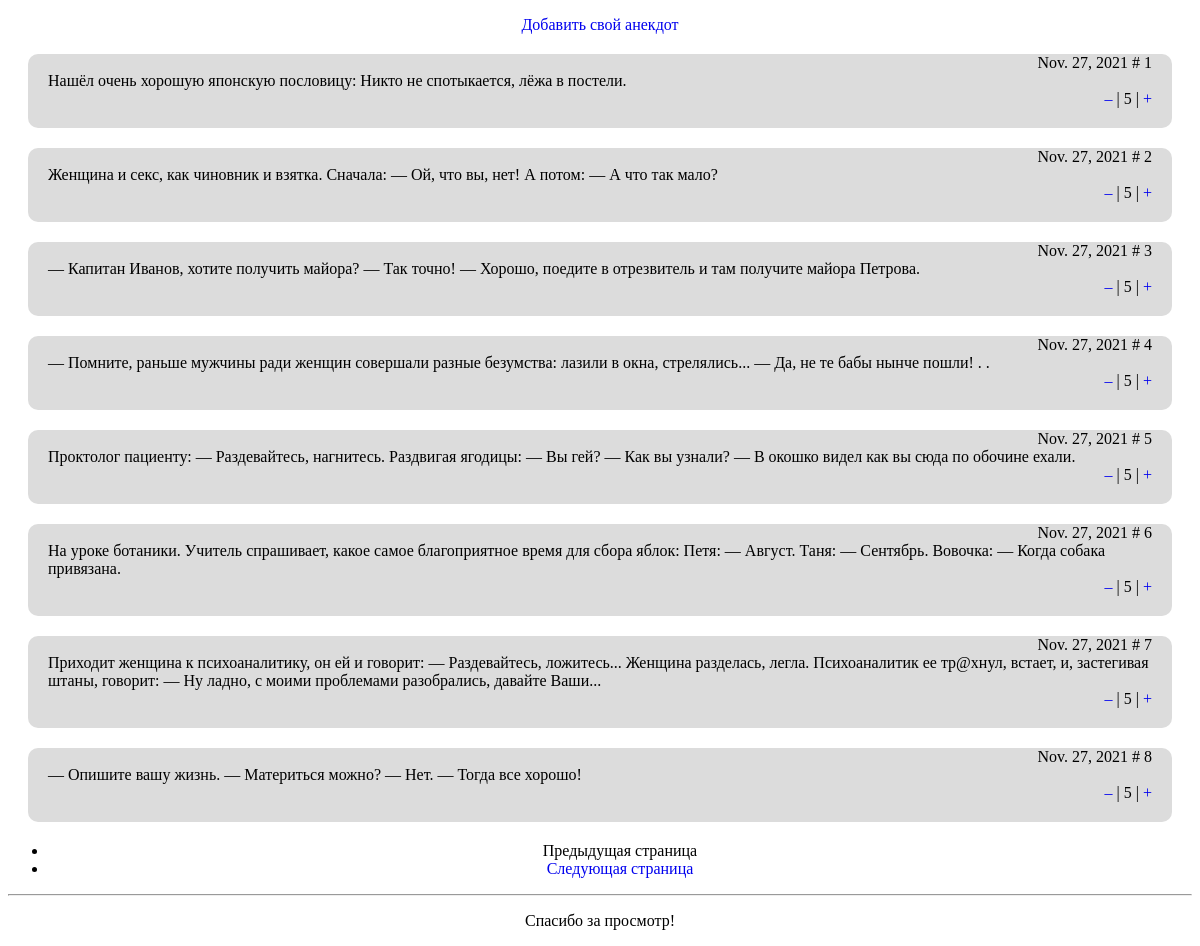
The app's page /, older data.
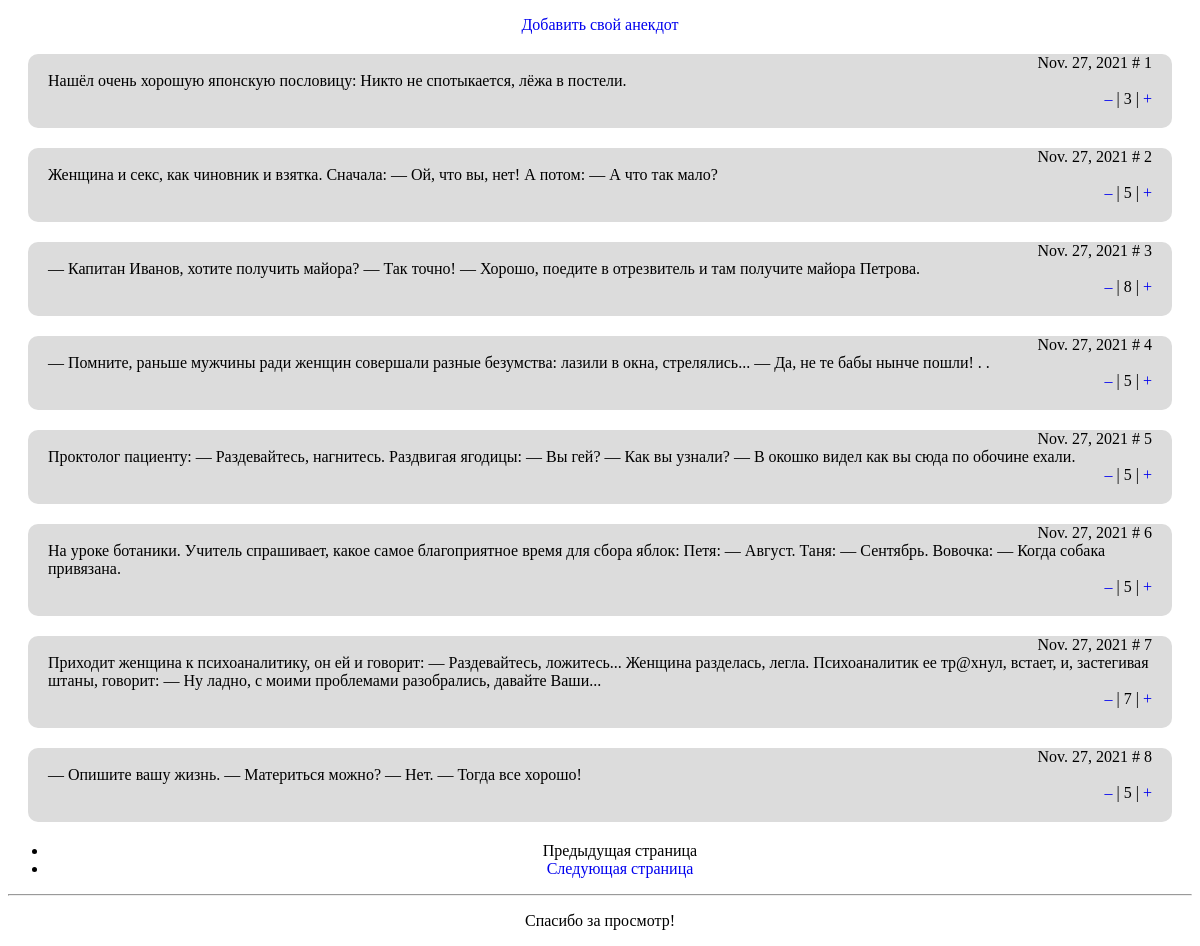
The same page, newer data.
### blog/models.py (models this page shows)
class Jokes(models.Model):
    joke_text = models.CharField(verbose_name = "Текст шутки", max_length = 500)
    joke_rating = models.IntegerField(default = 0)
    date_of_creation = models.DateTimeField(auto_now_add=True)

### blog/views.py (the view)
# urls.py: path('', views.index, name='index'),
def index(request):
    jokes_list = Jokes.objects.all()
    paginator = Paginator(jokes_list, 8)
    page = request.GET.get('page')
    try:
        jokes_pages = paginator.page(page)
    except PageNotAnInteger:
        jokes_pages = paginator.page(1)
    template = loader.get_template('blog/index.html')
    context = {
        'jokes_pages': jokes_pages,
    }
    return HttpResponse(template.render(context, request))

### blog/templates/blog/index.html
{% extends "blog/base.html" %}
{% block content %}
<p class="center"><a href="{% url 'add_a_joke' %}">Добавить свой анекдот</a></p>
    {% if jokes_pages %}
        {% for joke in jokes_pages %}
            <div class="container">
                <div class="right-align">{{ joke.date_of_creation.date }} # {{joke.id}}</div>
                <div>{{joke.joke_text}}</div>
                <div class="right-align"><a href="pass" shape="None">&#8211</a> | {{joke.joke_rating}} | <a href="pass">+</a></div>
            </div>
        {% endfor %}
        <ul class = "center">
            {% if jokes_pages.has_previous %}
                <li><a href = "?page={{ jokes_pages.previous_page_number }}">Предыдущая страница</a></li>
                {% else %}
                <li><a title = "Предыдущей страницы нет">Предыдущая страница</a></li>
                {% endif %}
            {% if jokes_pages.has_next %}
                <li><a href = "?page={{ jokes_pages.next_page_number }}">Следующая страница</a></li>
                {% else %}
                <li><a title = "Следующей страницы нет">Следующая страница</a></li>
                {% endif %}
        </ul>
    {% else %}
        <p>В базе данных нет анекдотов</p>
    {% endif %}
{% endblock %}

### blog/templates/blog/base.html (shortened to what this page needs)
{% load static %}
<!DOCTYPE html>
<html>
<head>
    <link rel="stylesheet" href="{% static 'css/stylesheet.css' %}" type = "text/css">
</head>
<body>
    {% block content %}{% endblock %}
    {% block footer %}
    <hr>
    <p class="center">Спасибо за просмотр!</p>
    {% endblock %}
</body>
</html>

### static/css/stylesheet.css (style rules this page uses)
.container { background-color: #DCDCDC; margin: 20px; padding: 0px 20px 20px 20px; border-radius: 10px; }
.center { text-align: center; }
.right-align { text-align: right; }
a { text-decoration: none; }

Row changes from the older to the newer data that the page shows:
changed Jokes "Нашёл очень хорошую японскую пословицу: Никто не спотыкается, лёжа в постели.": joke_rating "5" → "3"
changed Jokes id 3: joke_rating "5" → "8"
changed Jokes id 7: joke_rating "5" → "7"
